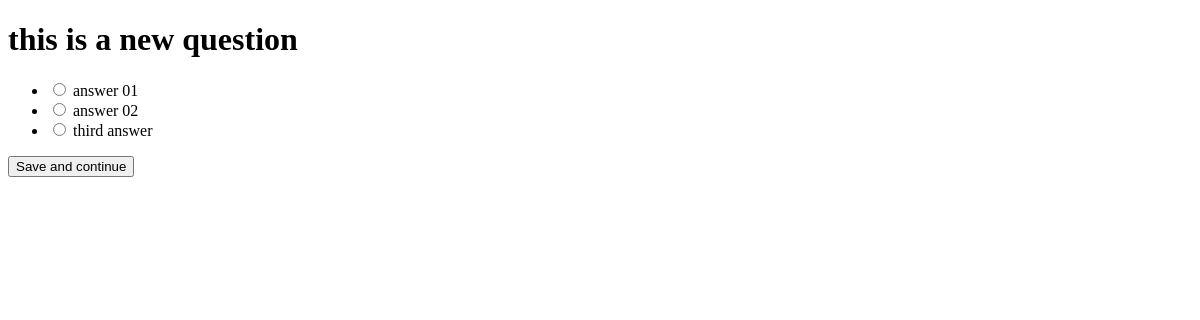
The page /question/ (signed in) on the database as committed earlier.
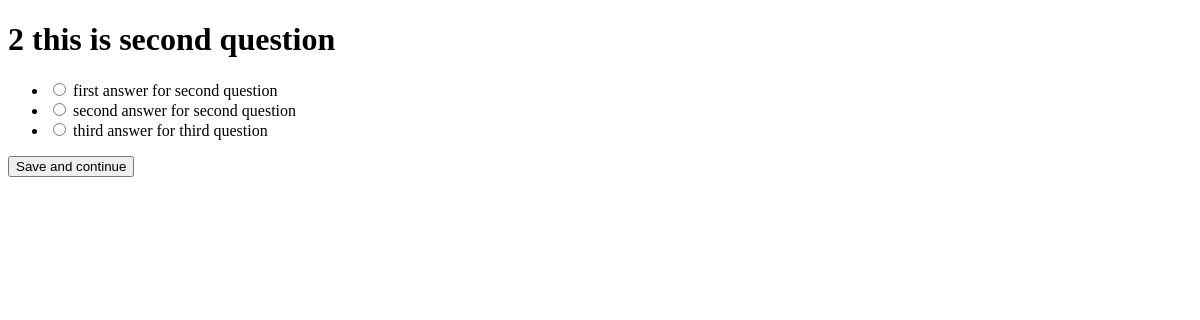
The same page on the database as committed later.
### question/models.py (models this page shows, shortened)
class Question(models.Model):
    text = models.TextField()
    active = models.BooleanField(default=True)
    draft = models.BooleanField(default=False)
    timestamp = models.DateTimeField(auto_now_add=True, auto_now=False)

class Answer(models.Model):
    question = models.ForeignKey(Question)
    text = models.CharField(max_length=120)
    active = models.BooleanField(default=True)
    draft = models.BooleanField(default=False)
    timestamp = models.DateTimeField(auto_now_add=True, auto_now=False)

### question/views.py (the view)
# urls.py: url(r'^question/$', 'question.views.home', name="question_home"),
def home(request):
    if request.user.is_authenticated():
        form = UserResponseForm(request.POST or None)
        if form.is_valid():
            print(form.cleaned_data)
            question_id = form.cleaned_data.get('question_id')
            answer_id = form.cleaned_data.get('answer_id')
            question_instance = Question.objects.get(id=question_id)
            answer_instance = Answer.objects.get(id=answer_id)
            print(answer_instance.text, "-", question_instance.text)
        else:
            print("zzzzzzz")
        queryset = Question.objects.all().order_by("-timestamp")
        instance = queryset[0]
        context = {
            "form": form,
            "instance": instance,
        }
        return render(request, "question/home.html", context)
    else:
        raise Http404

### question/forms.py (shortened to what this page needs)
class UserResponseForm(forms.Form):
    question_id = forms.IntegerField()
    answer_id = forms.IntegerField()
    important_level = forms.ChoiceField(choices=LEVELS)
    their_answer_id = forms.IntegerField()
    their_important_level = forms.ChoiceField(choices=LEVELS)

### templates/question/home.html (shortened to what this page needs)
{% extends "base.html" %}
{% block content %}
    <form method="POST" action="">{% csrf_token %}
            <h1>{{ instance.text }}</h1>
                <ul>
                    {% for ans in instance.answer_set.all %}
                        <li><input type="radio" name="answer_id" value="{{ ans.id }}" />
                        {{ ans.text }}</li>
                    {% endfor %}
                </ul>
        <input type="submit" value="Save and continue">
    </form>
{% endblock %}

Rows that differ between the two databases and show on the page:
no longer on this page (row unchanged): Question: text "this is a new question"
no longer on this page (row unchanged): Answer: text "answer 01"
no longer on this page (row unchanged): Answer: text "answer 02"
no longer on this page (row unchanged): Answer: text "third answer"
added Question: text "2 this is second question"
added Answer: text "first answer for second question"
added Answer: text "second answer for second question"
added Answer: text "third answer for third question"
